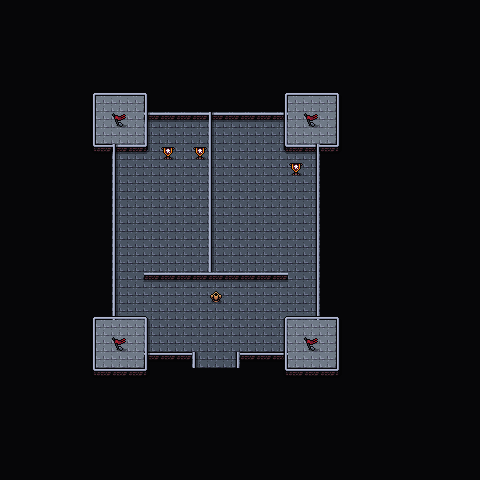

A 2D game scene composited from a Tiled map and its tileset images. What follows is a short description and the map's XML, with each tile layer's data collapsed to a summary:
An orthogonal 30x30 tile map with 16x16 px tiles, 4 tile layers (Collision, Background, Walls, Clutter), 2 tilesets and 7 objects.

<map version="1.5" tiledversion="1.7.2" orientation="orthogonal" renderorder="right-down" width="30" height="30" tilewidth="16" tileheight="16" infinite="0" nextlayerid="8" nextobjectid="56">
 <editorsettings>
  <export target="wastetown..tmx" format="tmx" />
 </editorsettings>
 <tileset firstgid="1" source="../tileset/main.tsx" />
 <tileset firstgid="3477" source="../tileset/buildings.tsx" />
 <layer id="6" name="Collision" width="30" height="30">
  <data>[900 cells, 5 non-empty, 3 distinct tile ids]</data>
 </layer>
 <layer id="1" name="Background" width="30" height="30">
  <data>[900 cells, 741 non-empty, 3 distinct tile ids]</data>
 </layer>
 <layer id="2" name="Walls" width="30" height="30">
  <data>[900 cells, 266 non-empty, 18 distinct tile ids]</data>
 </layer>
 <layer id="3" name="Clutter" width="30" height="30">
  <properties>
   <property name="spriteLayer" type="bool" value="true" />
  </properties>
  <data>[900 cells, 19 non-empty, 6 distinct tile ids]</data>
 </layer>
 <objectgroup id="4" name="Objects">
  <object id="38" template="../obj/entry_up.tx" x="206.833" y="367.5">
   <properties>
    <property name="teleport" value="" />
   </properties>
  </object>
  <object id="48" template="../obj/treasure.tx" x="176.25" y="138" />
  <object id="51" template="../obj/treasure.tx" x="256" y="138.333" />
  <object id="52" template="../obj/gold.tx" x="226.5" y="136.5" />
  <object id="53" template="../obj/enemy.tx" x="293" y="273.5">
   <properties>
    <property name="enemy" value="Death Knight" />
   </properties>
  </object>
  <object id="54" template="../obj/enemy.tx" x="174.334" y="160.916">
   <properties>
    <property name="enemy" value="Death Knight" />
   </properties>
  </object>
  <object id="55" template="../obj/enemy.tx" x="123.833" y="274">
   <properties>
    <property name="enemy" value="Zombie Lord" />
   </properties>
  </object>
 </objectgroup>
</map>
